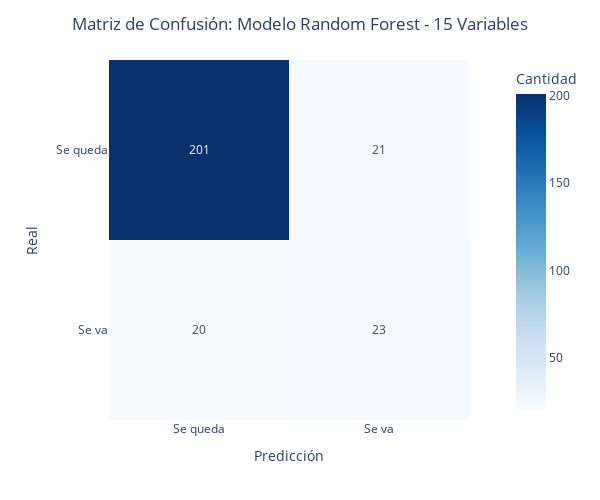

The code cell stored with this chart in its notebook:
### Code cell
gr = show_confusion_matrix(y_test, pred, 'Random Forest - 15 Variables')
gr

### Figure 1 — Plotly figure (JSON) as saved in the notebook; plotly's stock layout.template omitted (floating-point values rounded to 4 significant figures)
{"data": [{"coloraxis": "coloraxis", "hovertemplate": "Predicción: %{x}<br>Real: %{y}<br>Cantidad: %{z}<extra></extra>", "name": "0", "texttemplate": "%{z}", "type": "heatmap", "x": ["Se queda", "Se va"], "xaxis": "x", "y": ["Se queda", "Se va"], "yaxis": "y", "z": [[201, 21], [20, 23]]}], "layout": {"coloraxis": {"colorbar": {"title": {"text": "Cantidad"}}, "colorscale": [[0, "rgb(247,251,255)"], [0.125, "rgb(222,235,247)"], [0.25, "rgb(198,219,239)"], [0.375, "rgb(158,202,225)"], [0.5, "rgb(107,174,214)"], [0.625, "rgb(66,146,198)"], [0.75, "rgb(33,113,181)"], [0.875, "rgb(8,81,156)"], [1, "rgb(8,48,107)"]]}, "height": 500, "margin": {"t": 60}, "title": {"text": "Matriz de Confusión: Modelo Random Forest - 15 Variables", "x": 0.5}, "width": 600, "xaxis": {"anchor": "y", "constrain": "domain", "domain": [0, 1], "scaleanchor": "y", "title": {"text": "Predicción"}}, "yaxis": {"anchor": "x", "autorange": "reversed", "constrain": "domain", "domain": [0, 1], "title": {"text": "Real"}}}}
